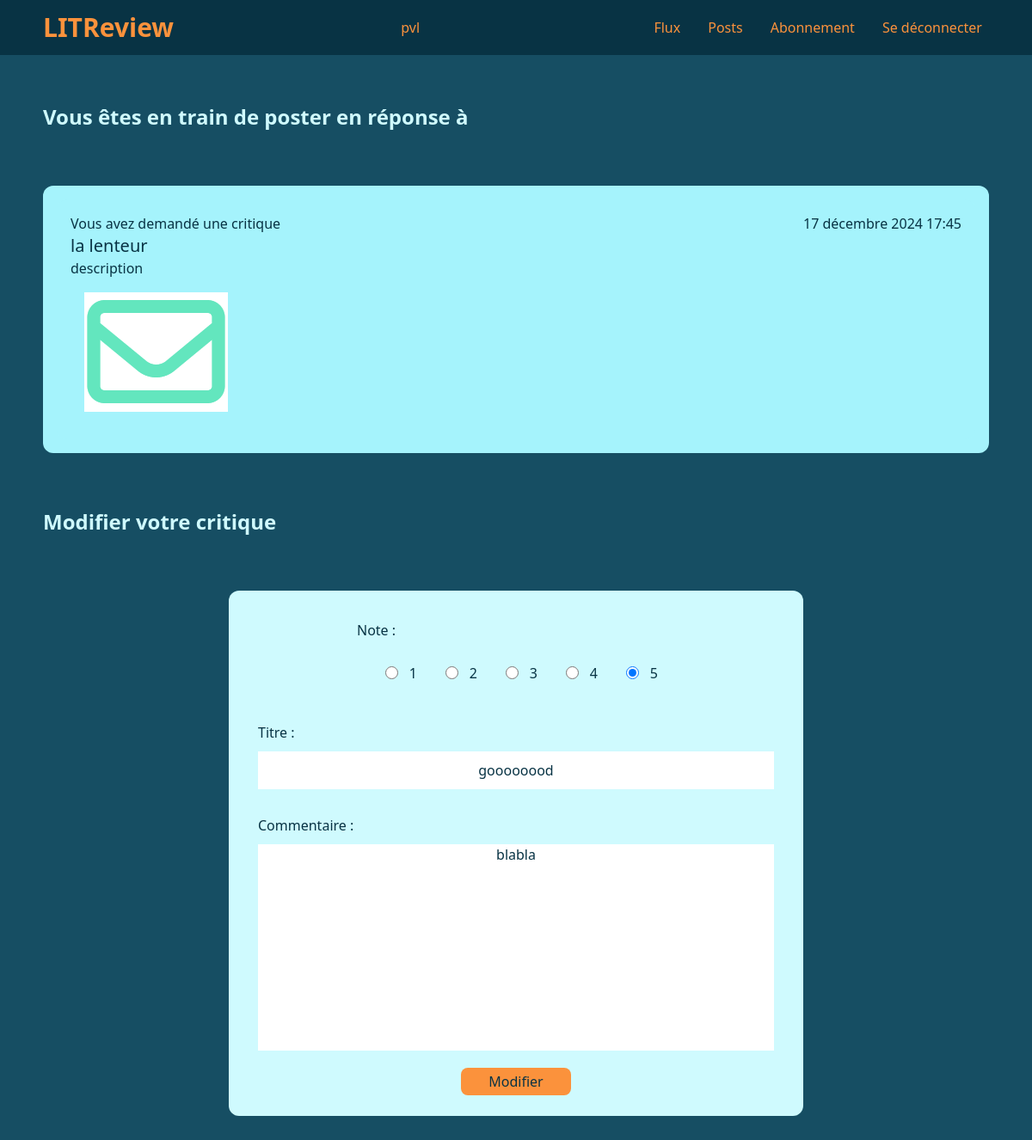
The app's page /review/review/35/update/ (signed in), older data.
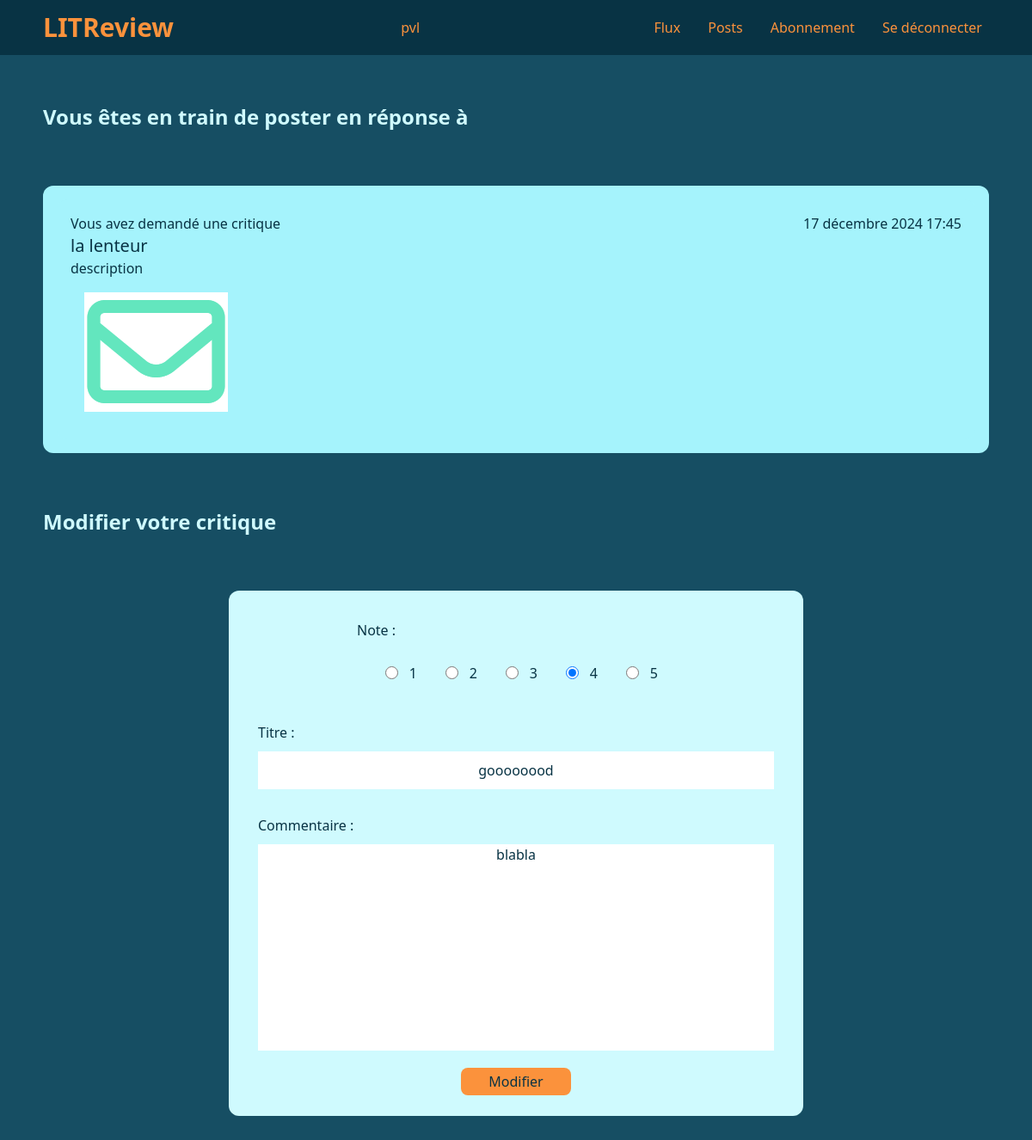
The same page, newer data.
### review/models.py (models this page shows)
class Review(models.Model):
    ticket = models.ForeignKey(to=Ticket, on_delete=models.CASCADE)
    rating = models.PositiveSmallIntegerField(validators=[MinValueValidator(0), MaxValueValidator(5)])
    headline = models.CharField(max_length=128)
    body = models.CharField(max_length=8192, blank=True)
    user = models.ForeignKey(to=settings.AUTH_USER_MODEL, on_delete=models.CASCADE)
    time_created = models.DateTimeField(auto_now_add=True)

### review/views.py (the view, shortened to what this page needs)
# urls.py: path('<str:content_type>/<int:id>/update/', views.UpdateContentView.as_view(), name='update'),
class UpdateContentView(LoginRequiredMixin, View):
    ticket_template = 'review/ticket_update.html'
    ticket_form_class = forms.TicketForm
    review_template = 'review/review_update.html'
    review_form_class = forms.ReviewFrom
    def get(self, request, content_type, id):
        if content_type == 'ticket':
            ticket = get_object_or_404(models.Ticket, id=id)
            ticket_img = ticket.image if ticket.image else ''
            ticket.image = ''
            form = self.ticket_form_class(instance=ticket)
            return render(request, self.ticket_template, context={'form': form, 'img': ticket_img})
        elif content_type == 'review':
            review = get_object_or_404(models.Review, id=id)
            form = self.review_form_class(instance=review)
            return render(request, self.review_template, context={'form': form, 'post': review.ticket})
        else:
            pass # return 404

### review/forms.py
class ReviewFrom(forms.ModelForm):
    RATING_CHOICES = ((1, '1'), (2, '2'), (3, '3'), (4, '4'), (5, '5'))
    headline = forms.CharField(widget=forms.TextInput(attrs={'maxlength': 128}))
    body = forms.CharField(widget=forms.Textarea(attrs={'maxlength': 8192}))
    rating = forms.TypedChoiceField(
        widget=forms.RadioSelect,
        choices=RATING_CHOICES,
        coerce=int
        )
    class Meta:
        model = models.Review
        fields = ['rating', 'headline', 'body']
    def __init__(self, *args, **kwargs):
        super().__init__(*args, **kwargs)
        self.fields['rating'].label = 'Note'
        self.fields['headline'].label = 'Titre'
        self.fields['body'].label = 'Commentaire'

### review/templates/review/review_update.html (shortened to what this page needs)
{% extends 'base.html' %}
{% block content %}
    <div class="flex items-center w-full h-40">
        <h2 class="text-2xl text-cyan-100 font-semibold">
        Vous êtes en train de poster en réponse à
        </h2>
    </div>
    <div class="p-4 rounded-xl bg-cyan-200 w-full">
        {% include 'review/partials/ticket_snippet.html' %}
    </div>
    <div class="flex items-center w-full h-40">
        <h2 class="text-2xl text-cyan-100 font-semibold">Modifier votre critique</h2>
    </div>
    <form action="" method="post"
    class="form-post items-center bg-cyan-100 rounded-xl mb-6 p-6">
        {{ form }}
        <button type="submit"
        class="px-8 py-1 bg-orange-400 rounded-lg hover:bg-orange-500">
        Modifier
        </button>
    </form>
{% endblock %}

Row changes from the older to the newer data that the page shows:
changed Review "goooooood": rating "☐ 1 ☐ 2 ☐ 3 ☐ 4 ☑ 5" → "☐ 1 ☐ 2 ☐ 3 ☑ 4 ☐ 5"
